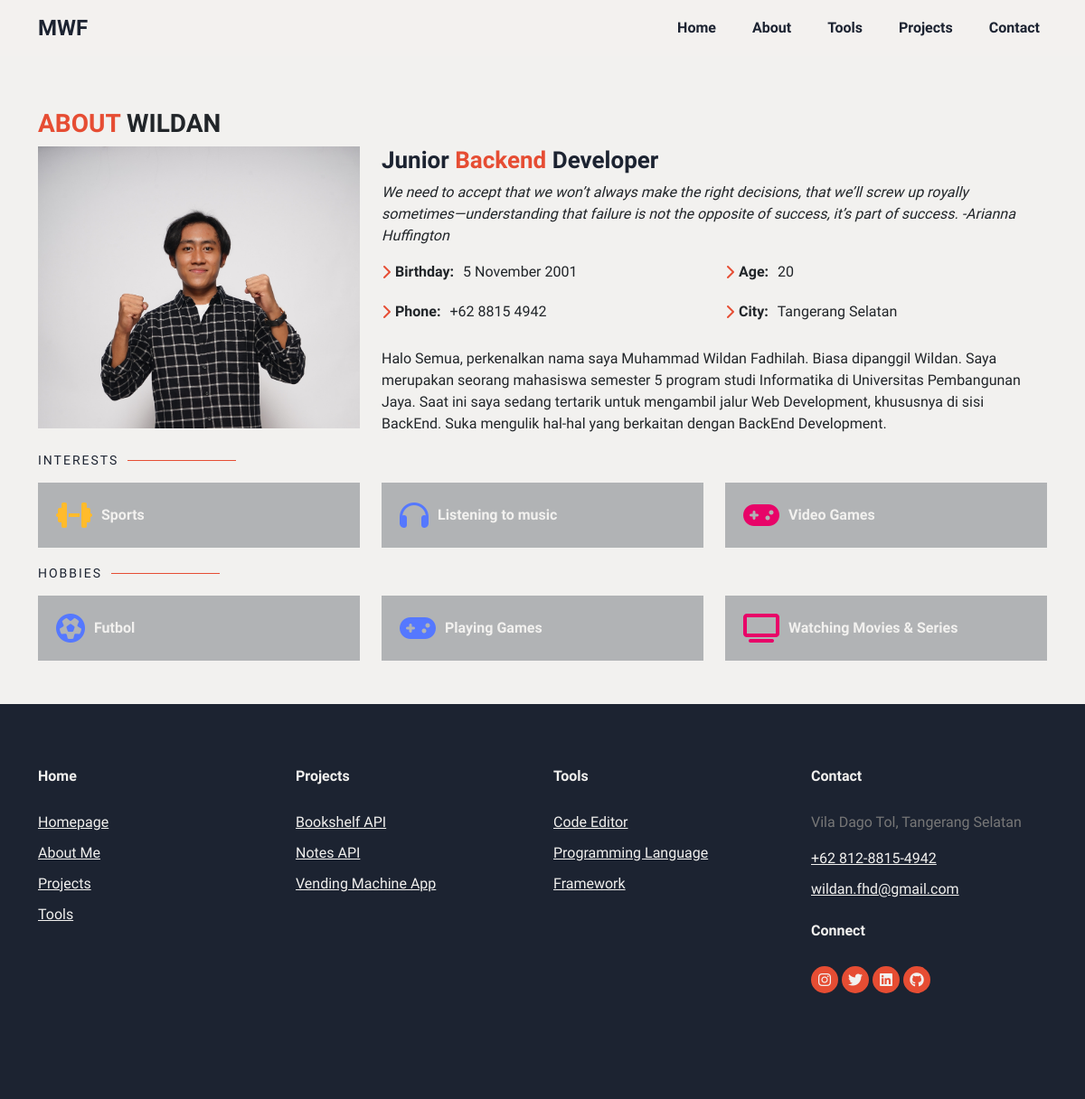
Page /user/about.php on the committed database.
### tables this page shows
CREATE TABLE `about` (
  `id` int(5) NOT NULL,
  `aboutimg` varchar(255) NOT NULL,
  `heading1` varchar(30) NOT NULL,
  `heading2` varchar(30) NOT NULL,
  `subheading1` varchar(50) NOT NULL,
  `subheading2` varchar(50) NOT NULL,
  `subheading3` varchar(50) NOT NULL,
  `deskripsi1` varchar(255) NOT NULL,
  `deskripsi2` varchar(255) NOT NULL,
  `deskripsi3` varchar(255) NOT NULL,
  `tgl_lahir` varchar(100) NOT NULL,
  `umur` varchar(3) NOT NULL,
  `no_hp` varchar(20) NOT NULL,
  `kota` varchar(100) NOT NULL
);

### user/about.php (the view, shortened to what this page needs)
<!DOCTYPE html>
<html lang="en">
<head>
    <link href="https://cdn.jsdelivr.net/npm/bootstrap@5.2.2/dist/css/bootstrap.min.css" rel="stylesheet">
    <link rel="stylesheet" href="https://cdnjs.cloudflare.com/ajax/libs/font-awesome/6.2.0/css/all.min.css">
    <link rel="stylesheet" href="../style.css?php echo time(); ?>">
</head>
<body>
    <?php
        require_once "../controllers/header.php";
    ?>
<section id="about" class="about py-5">
        <div class="about-me container">
        <div class="section-title mt-5 md-md-0">
                <?php
                            include "../controllers/koneksi.php";
                            $querySQL = "SELECT * FROM about";
                            $execQuerySQL = mysqli_query($koneksi, $querySQL);
                            if(mysqli_num_rows($execQuerySQL) > 0) {
                                while($row = mysqli_fetch_assoc($execQuerySQL)) {
                ?>
                <h3 class="text-uppercase fw-bold"><span style="color: #E64D33;"><?= $row['heading1'] ?></span> <?= $row['heading2'] ?></h3>
        </div>
            <div class="row">
                <div class="col-lg-4" data-aos="fade-right">
                    <img src="../assets/img/<?= $row['aboutimg'] ?>" class="img-fluid" alt="">
                </div>
                <div class="col-lg-8 pt-4 pt-lg-0 content" data-aos="fade-left">
                    <h3 style="
    color: #1c2331;" class="text-capitalize"><?= $row['subheading1'] ?> <span style="color:#E64D33;"> <?= $row['subheading2'] ?> </span><?= $row['subheading3'] ?> </h3>
                    <p class="fst-italic">
                    <?= $row['deskripsi1'] ?>
                    </p>
                    <div class="row">
                        <div class="col-lg-6">
                            <ul>
                                <li> <strong>Birthday:</strong> <span><?= $row['tgl_lahir'] ?></span></li>
                                <li> <strong>Phone:</strong> <span><?= $row['no_hp'] ?></span></li>
                                </ul>
                        </div>
                        <div class="col-lg-6">
                            <ul>
                                <li> <strong>Age:</strong> <span>20</span></li>
                                <li> <strong>City:</strong> <span class="text-capitalize"><?= $row['kota'] ?></span></li>
                            </ul>
                        </div>
                </div>
                <p class="mt-2">
                <?= $row['deskripsi2'] ?>
                <?= $row['deskripsi3'] ?>
                </p>
                <?php
                        }
                    }
                ?>
            </div>
        </div>
        </div>
        <div class="interests container">
            <div class="section-title mt-4">
            <h2>Interests</h2>
            </div>
            <div class="row">
                <div class="col-lg-4 col-md-4">
                    <div class="icon-box">
                    <i class="fa-solid fa-dumbbell" style="color: #ffbb2c;"></i>
                    <h3 style="color: #F2F1EF;">Sports</h3>
                    </div>
                </div>
                <div class="col-lg-4 col-md-4 mt-4 mt-md-0">
                    <div class="icon-box">
                    <i class="fa-solid fa-headphones" style="color: #5578ff;"></i>
                    <h3 style="color: #F2F1EF;">Listening to music</h3>
                    </div>
                </div>
                <div class="col-lg-4 col-md-4 mt-4 mt-md-0">
                    <div class="icon-box">
                    <i class="fa-solid fa-gamepad" style="color: #e80368;"></i>
                    <h3 style="color: #F2F1EF;">Video Games</h3>
                    </div>
                </div>
        </div>
        </div>
        <div class="interests container">
            <div class="section-title mt-4">
            <h2>Hobbies</h2>
            </div>
            <div class="row">
                <div class="col-lg-4 col-md-4">
                    <div class="icon-box">
                    <i class="fa-sharp fa-solid fa-futbol" style="color: #5578ff;"></i>
                    <h3 style="color: #F2F1EF;">Futbol</h3>
                    </div>
                </div>
                <div class="col-lg-4 col-md-4 mt-4 mt-md-0">
                    <div class="icon-box">
                    <i class="fa-solid fa-gamepad" style="color: #5578ff;"></i>
                    <h3 style="color: #F2F1EF;">Playing Games</h3>
                    </div>
                </div>
                <div class="col-lg-4 col-md-4 mt-4 mt-md-0">
                    <div class="icon-box">
                    <i class="fa-solid fa-tv" style="color: #e80368;"></i>
                    <h3 style="color: #F2F1EF;">Watching Movies & Series</h3>
                    </div>
                </div>
        </div>
        </div>
</section>
    <?php
        require_once "../controllers/footer-alt.php";
    ?>
</body>
</html>

### style.css (style rules this page uses)
body { background-color: #F2F1EF; font-family: 'Bai Jamjuree', sans-serif; }
.section-title h2 { font-size: 14px; font-weight: 500; padding: 0; line-height: 1px; margin: 0 0 20px 0; letter-spacing: 2px; text-transform: uppercase; color: #1c2331; }
.section-title h2::after { content: ""; width: 120px; height: 1px; display: inline-block; background: #E64D33; margin: 4px 10px; }
.about-me .content h3 { font-weight: 700; font-size: 26px; }
.about-me .content ul { list-style: none; padding: 0; }
.about-me .content ul li { margin-bottom: 20px; display: flex; align-items: center; }
.about-me .content ul strong { margin-right: 10px; }
.about-me .content p:last-child { margin-bottom: 0; }
.interests .icon-box { display: flex; align-items: center; padding: 20px; background: rgba(28, 35, 49, 0.30); transition: ease-in-out 0.3s; }
.interests .icon-box i { font-size: 32px; padding-right: 10px; line-height: 1; }
.interests .icon-box h3 { font-weight: 700; margin: 0; padding: 0; line-height: 1; font-size: 16px; color: #1c2331; }

### rows in the picture
about: heading1 "ABOUT", heading2 "WILDAN", aboutimg (picture), subheading1 "Junior", subheading2 "Backend", subheading3 "Developer", deskripsi1 "We need to accept that we won’t always make the right decisions, that we’ll screw up royally sometimes―understanding that failure is not the opposite of success, it’s part of success. -Arianna Huffington", tgl_lahir "5 November 2001", no_hp "+62 8815 4942", kota "Tangerang Selatan", deskripsi2 "Halo Semua, perkenalkan nama saya Muhammad Wildan Fadhilah. Biasa dipanggil Wildan. Saya merupakan seorang mahasiswa semester 5 program studi Informatika di Universitas Pembangunan Jaya.", deskripsi3 "Saat ini saya sedang tertarik untuk mengambil jalur Web Development, khususnya di sisi BackEnd. Suka mengulik hal-hal yang berkaitan dengan BackEnd Development."
